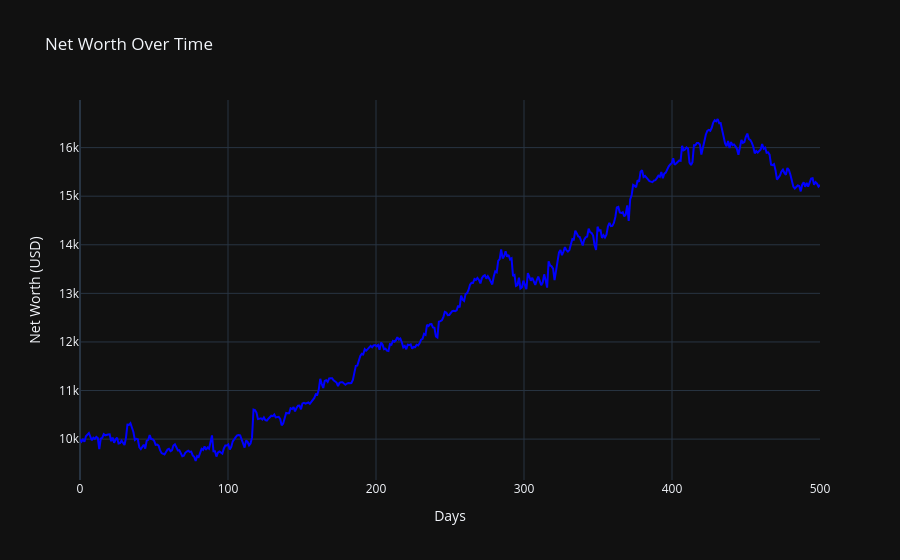

Notebook cell for this chart:
### Code cell
import numpy as np
import pandas as pd
import tensorflow as tf
from tensorflow.keras.models import load_model
from tensorflow.keras.layers import Normalization
from tensorflow.keras.initializers import Orthogonal
from MockBroker import MockBroker


# Initialize the broker



# Dictionary to store test data and predictions


broker = MockBroker(cash, price)


# Load the test data
# Normalization layer (reusing the one from training)




for i in range(days):
    print(f"--- Day {i} ---")
    predictions = []

    for symbol in nifty_symbols:
        predictions.append((symbol, data_pred[symbol][i][0]))

    # Sort the predictions by the prediction value
    predictions.sort(key=lambda x: x[1], reverse=True)

    # Get the top 3 symbols with the highest prediction values
    top_3_symbols = predictions[:3]
    print(top_3_symbols)
    broker.sell_off_if_thres_blacklist(i, loss_thres, blacklist_thres)



    for symbol, prediction in top_3_symbols[:3]:
        current_price = price[symbol][i]
        qty = np.floor(broker.Balance / (3*current_price))
        if prediction > threshold:
            broker.buy(symbol, current_price, qty)

    print(broker.holdings)



x = np.linspace(0, days, days)  # 100 points between 0 and 10
y = broker.networth

fig = go.Figure()

# Add a line plot to the figure
fig.add_trace(go.Scatter(
    x=x,
    y=y,
    mode='lines',
    name='Net Worth',  # Legend label
    line=dict(color='blue', width=2)  # Line styling
))

# Add title and labels to the plot
fig.update_layout(
    title='Net Worth Over Time',
    xaxis_title='Days',
    yaxis_title='Net Worth (USD)',
    template='plotly_dark'  # Optional: Add a dark theme for the plot
)

# Show the plot
fig.show()

print(broker)

### Figure 1 — Plotly figure (JSON) as saved in the notebook; plotly's stock layout.template omitted (floating-point values rounded to 4 significant figures; data arrays with more than 128 entries replaced by an {"elided": "..."} marker saying what was removed)
{"data": [{"line": {"color": "blue", "width": 2}, "mode": "lines", "name": "Net Worth", "type": "scatter", "x": {"elided": "500 float values"}, "y": {"elided": "500 float values"}}], "layout": {"title": {"text": "Net Worth Over Time"}, "xaxis": {"title": {"text": "Days"}}, "yaxis": {"title": {"text": "Net Worth (USD)"}}}}
